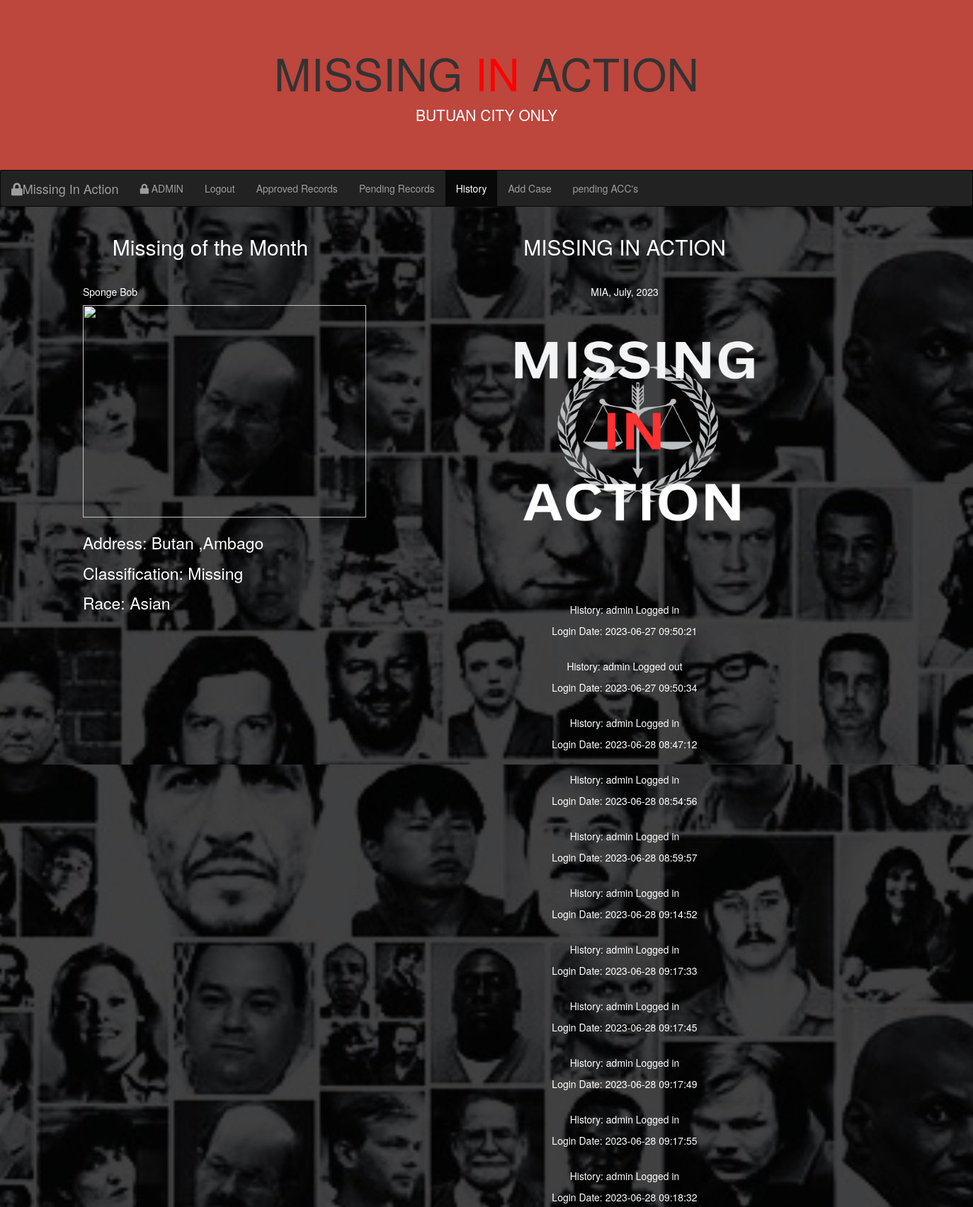
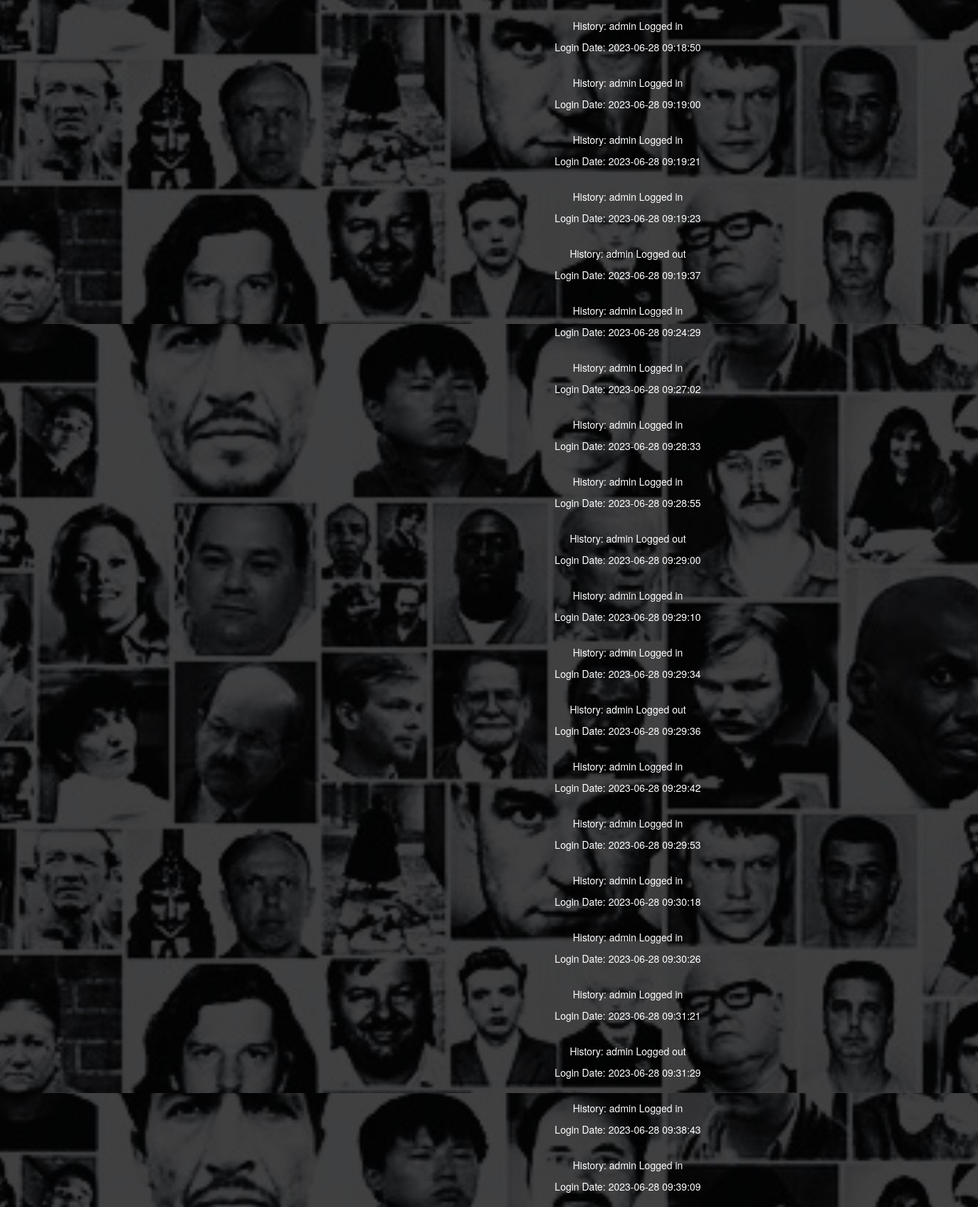
The page /history.php (upper part) on the database its author committed (2 pictures, top to bottom).
### tables this page shows
CREATE TABLE `records_app` (
  `id` int(11) NOT NULL,
  `images` text NOT NULL,
  `name` varchar(100) NOT NULL,
  `middle_name` varchar(100) NOT NULL,
  `last_name` varchar(100) NOT NULL,
  `suffix` varchar(40) NOT NULL,
  `sex` varchar(10) NOT NULL,
  `missing_since` date NOT NULL,
  `city` varchar(50) NOT NULL,
  `street` varchar(50) NOT NULL,
  `classification` varchar(40) NOT NULL,
  `birthday` date NOT NULL,
  `age` int(11) NOT NULL,
  `height_weight` varchar(100) NOT NULL,
  `race` varchar(50) NOT NULL,
  `text_1` text NOT NULL,
  `text_2` text NOT NULL,
  `text_3` text NOT NULL,
  `text_4` text NOT NULL,
  `text_5` text NOT NULL,
  `text_6` text NOT NULL,
  `text_7` text NOT NULL,
  `gmail` varchar(50) NOT NULL
);

CREATE TABLE `history` (
  `history_` varchar(100) NOT NULL,
  `login_date` timestamp NOT NULL DEFAULT current_timestamp() ON UPDATE current_timestamp()
);

### history.php (the view, shortened to what this page needs)
<?php
include 'config.php';
$query = "SELECT name, last_name,street,city,classification,race FROM records_app WHERE id = 22";
$query_run = mysqli_query($con, $query);
$data = mysqli_fetch_array($query_run);
$name = $data['name'];
$lastName = $data['last_name'];
$street = $data['street'];
$city = $data['city'];
$classification = $data['classification'];
$race = $data['race'];
$query = "SELECT images FROM records_app WHERE id = 22";
$query_run = mysqli_query($con, $query);
$data = mysqli_fetch_array($query_run);
$res = $data['images'];
$res = explode(" ", $res);
$imageUrl = "upload/" . $res[0];
?>
<!DOCTYPE html>
<html lang="en">
<head>
  <link rel="stylesheet" href="https://maxcdn.bootstrapcdn.com/bootstrap/3.4.1/css/bootstrap.min.css">
  <link rel="stylesheet" href="https://cdnjs.cloudflare.com/ajax/libs/font-awesome/5.15.3/css/all.min.css" />
</head>
<body>
<div class="jumbotron text-center" style="margin-bottom:0">
<h1>MISSING<span style="color:red;"> IN</span> ACTION</h1>
  <p>BUTUAN CITY ONLY</p>
</div>
<nav class="navbar navbar-inverse">
  <div class="container-fluid">
    <div class="navbar-header">
       <a class="navbar-brand" href="#"><i class="fas fa-lock"></i>Missing In Action</a>
    </div>
    <div class="collapse navbar-collapse" id="myNavbar">
      <ul class="nav navbar-nav">
         <li><a href="#"><i class="fas fa-lock"></i> ADMIN</a></li>
        <li><a href="logout.php">Logout</a></li>
         <li ><a href="RECORDS_APPROVED.php">Approved Records</a></li>
        <li><a href="pending_rec.php">Pending Records</a></li>
         <li class="active" ><a href="history.php">History</a></li>
         <li><a href="add_missing.php">Add Case</a></li>
         <li><a href="pending_acc.php">pending ACC's</a></li>
      </ul>
    </div>
  </div>
</nav>
<div class="container">
  <div class="row">
    <div class="col-sm-4">
      <h2 style="color:white;">Missing of the Month</h2>
      <h5 style="color:white;"><?php echo $name; ?> <?php echo $lastName; ?></h5>
      <div> <img src="<?php echo $imageUrl; ?>" height="300px" width="400px"></div><br>
      <p style="font-size: 23px;">Address: <?php echo $city; ?> ,<?php echo $street; ?></p>
      <p style="font-size: 23px;">Classification: <?php echo $classification; ?></p>
      <p style="font-size: 23px;">Race: <?php echo $race; ?></p>
    </div>
    <div class="col-sm-8">
      <center>
      <h2 style="color:white;">MISSING IN ACTION</h2>
      <h5 style="color:white;">MIA, July, 2023</h5></center>
      <div> <img id="logo" src="mialogo.png" height="400px" width="800px">
    </div>
      <br>
<center>
            <?php
                  include 'config.php';
                  $query = "SELECT * FROM history";
                  $query_run = mysqli_query($con, $query);
                  if ($query_run) {
                      while ($row = mysqli_fetch_assoc($query_run)) {
                          $history = $row['history_'];
                          $login_date = $row['login_date'];
                          echo "<p style='color: white;'>History: " . $history . "</p>";
                          echo "<p style='color: white;'>Login Date: " . $login_date . "</p>";
                          echo "<br>";
                      }
                  } else {
                      echo "Error: Failed to retrieve history records.";
                  }
                  ?>
</center>
    </div>
  </div>
</div>
</body>
</html>

### history.php (style rules this page uses)
body { background: url(BG.jpg); overflow: auto; }
.jumbotron { background-color: hsl(4, 51%, 49%); }
#logo { margin-left: 144px; }
p { color:white; }
h2 { text-align: center; margin-bottom: 40px; }
h1 { text-align: center; color: #fff; }

### rows shown on the page
records_app: name "Sponge", last_name "Bob", city "Butan", street "Ambago", classification "Missing", race "Asian"
history: history_ "admin Logged in", login_date "2023-06-27 09:50:21"
history: history_ "admin Logged out", login_date "2023-06-27 09:50:34"
history: history_ "admin Logged in", login_date "2023-06-28 08:47:12"
history: history_ "admin Logged in", login_date "2023-06-28 08:54:56"
history: history_ "admin Logged in", login_date "2023-06-28 08:59:57"
history: history_ "admin Logged in", login_date "2023-06-28 09:14:52"
history: history_ "admin Logged in", login_date "2023-06-28 09:17:33"
history: history_ "admin Logged in", login_date "2023-06-28 09:17:45"
history: history_ "admin Logged in", login_date "2023-06-28 09:17:49"
history: history_ "admin Logged in", login_date "2023-06-28 09:17:55"
history: history_ "admin Logged in", login_date "2023-06-28 09:18:32"
history: history_ "admin Logged in", login_date "2023-06-28 09:18:50"
history: history_ "admin Logged in", login_date "2023-06-28 09:19:00"
history: history_ "admin Logged in", login_date "2023-06-28 09:19:21"
history: history_ "admin Logged in", login_date "2023-06-28 09:19:23"
history: history_ "admin Logged out", login_date "2023-06-28 09:19:37"
history: history_ "admin Logged in", login_date "2023-06-28 09:24:29"
history: history_ "admin Logged in", login_date "2023-06-28 09:27:02"
history: history_ "admin Logged in", login_date "2023-06-28 09:28:33"
history: history_ "admin Logged in", login_date "2023-06-28 09:28:55"
history: history_ "admin Logged out", login_date "2023-06-28 09:29:00"
history: history_ "admin Logged in", login_date "2023-06-28 09:29:10"
history: history_ "admin Logged in", login_date "2023-06-28 09:29:34"
history: history_ "admin Logged out", login_date "2023-06-28 09:29:36"
history: history_ "admin Logged in", login_date "2023-06-28 09:29:42"
history: history_ "admin Logged in", login_date "2023-06-28 09:29:53"
history: history_ "admin Logged in", login_date "2023-06-28 09:30:18"
history: history_ "admin Logged in", login_date "2023-06-28 09:30:26"
history: history_ "admin Logged in", login_date "2023-06-28 09:31:21"
history: history_ "admin Logged out", login_date "2023-06-28 09:31:29"
history: history_ "admin Logged in", login_date "2023-06-28 09:38:43"
history: history_ "admin Logged in", login_date "2023-06-28 09:39:09"
